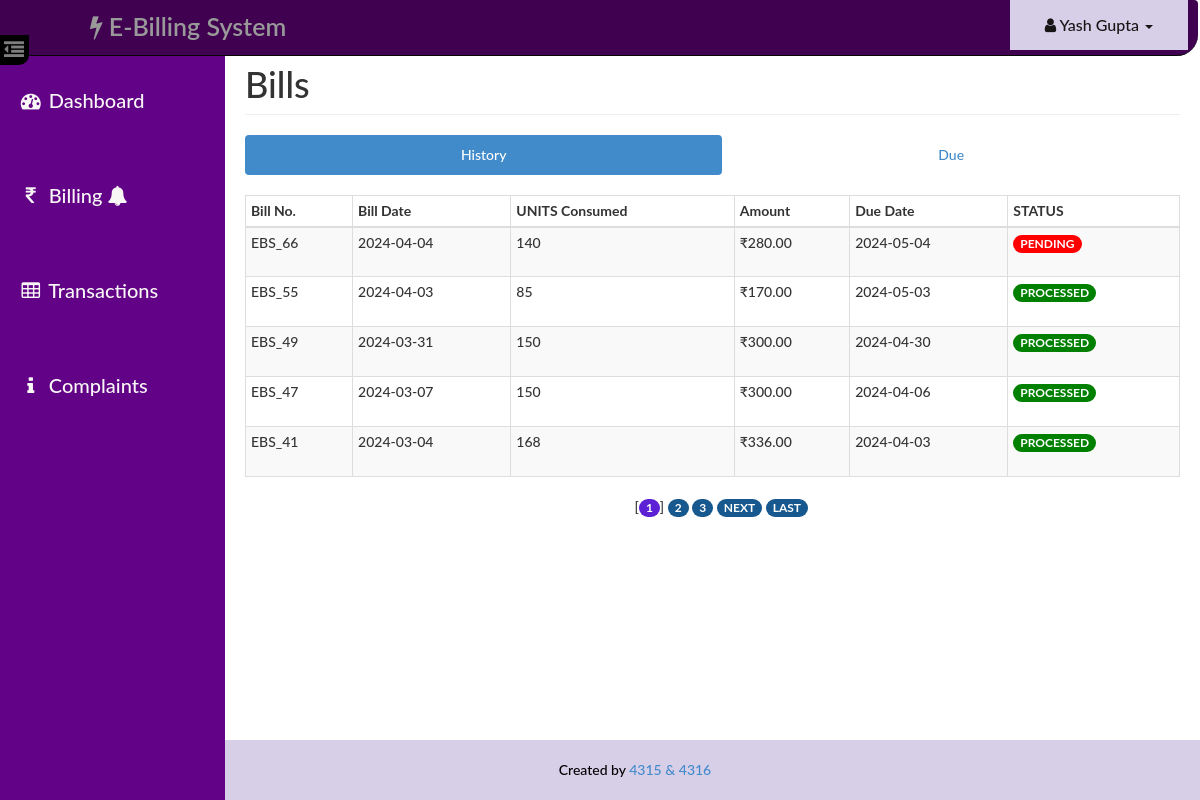
/user/bill.php (signed in), run on the app's committed database.
### tables this page shows
CREATE TABLE `bill` (
  `id` int(14) NOT NULL,
  `aid` int(14) NOT NULL,
  `uid` int(14) NOT NULL,
  `units` int(10) NOT NULL,
  `amount` decimal(10,2) NOT NULL,
  `status` varchar(10) NOT NULL,
  `bdate` date NOT NULL,
  `ddate` date NOT NULL
);

### user/paging1.php (called while the page is built, shortened)
<?php
    $rowsperpage = 5;
    if (isset($_GET['currentpage']) && is_numeric($_GET['currentpage'])) {
       $currentpage = (int) $_GET['currentpage'];
    } else {
       $currentpage = 1;
    }
    $offset = ($currentpage - 1) * $rowsperpage;
 ?>

### Includes/user.php (called while the page is built, shortened)
<?php
    function retrieve_bills_history($id,$offset, $rowsperpage) {
        global $con;
        $query = "SELECT * FROM bill where uid={$id} ";
        $query .= "ORDER BY bdate DESC ";
        $query .= "LIMIT {$offset}, {$rowsperpage} ";
        $result = mysqli_query($con,$query);
        return $result;
    }
 ?>

### user/bill.php (the view, shortened to what this page needs)
<?php
require_once('head_html.php');
require_once('../Includes/session.php');
require_once('../Includes/user.php');
?>
<body>
    <div id="wrapper">
        <?php
            require_once("nav.php");
            require_once("sidebar.php");
        ?>
        <div id="page-content-wrapper">
            <div class="container-fluid">
                <div class="row">
                    <div class="col-lg-12">
                        <h1 class="page-header">
                            Bills
                        </h1>
                        <ul class="nav nav-pills nav-justified">
                            <li class="active"><a href="#history" data-toggle="pill">History</a></li>
                            <li class=""><a href="#due" data-toggle="pill">Due</a></li>
                        </ul>
                        <div class="tab-content">
                            <div class="tab-pane fade in active" id="history">
                                <div class="table-responsive">
                                    <table class="table table-hover table-striped table-bordered table-condensed">
                                        <thead>
                                            <tr>
                                                <th>Bill No.</th>
                                                <th>Bill Date</th>
                                                <th>UNITS Consumed</th>
                                                <th>Amount</th>
                                                <th>Due Date</th>
                                                <th>STATUS</th>
                                            </tr>
                                        </thead>
                                        <tbody>
                                            <?php
                                            include("paging1.php");
                                            $result = retrieve_bills_history($_SESSION['uid'],$offset, $rowsperpage);
                                            while($row = mysqli_fetch_assoc($result)){
                                            ?>
                                                <tr>
                                                    <td height="50"><?php echo 'EBS_'.$row['id'] ?></td>
                                                    <td height="50"><?php echo $row['bdate'] ?></td>
                                                    <td><?php echo $row['units'] ?></td>
                                                    <td><?php echo '₹'.$row['amount'] ?></td>
                                                    <td><?php echo $row['ddate'] ?></td>
                                                    <td><?php if($row['status'] == 'PENDING') { echo'<span class="badge" style="background: red;">'.$row["status"].'</span>'; } else { echo'<span class="badge" style="background: green;">'.$row["status"].'</span>';} ?></td>
                                                </tr>
                                            <?php  } ?>
                                        </tbody>
                                    </table>
                                    <?php include("paging2.php");  ?>
                                </div>
                            </div>
                                            <?php
                                            include("paging1.php");
                                            ?>
                                    <?php include("paging2.php");  ?>
                                </div>
                            </div>
                        </div>
                    </div>
                </div>
            </div>
    <?php
    require_once("footer.php");
    ?>
</body>
</html>

### assets/css/dash_user.css (style rules this page uses)
body, html { width: 100%; height: 100%; }
body, h1, h2, h3, h4, h5, h6 { font-family: "Lato","Helvetica Neue",Helvetica,Arial,sans-serif; font-weight: 500; }
#wrapper { padding-left: 10px; padding-top: 5px; -webkit-transition: all 0.5s ease; -moz-transition: all 0.5s ease; -o-transition: all 0.5s ease; transition: all 0.5s ease; }
#page-content-wrapper { width: 100%; padding: 15px; min-height:580px; }
@media (min-width:768px) { #wrapper { padding-left: 225px; } }
@media (min-width:768px) { #page-content-wrapper { padding: 20px; } }
.table-responsive { padding-top: 20px; padding-bottom: 20px; }

### data on the page
bill: id "66", bdate "2024-04-04", units "140", amount "280.00", ddate "2024-05-04", status "PENDING"
bill: id "55", bdate "2024-04-03", units "85", amount "170.00", ddate "2024-05-03", status "PROCESSED"
bill: id "49", bdate "2024-03-31", units "150", amount "300.00", ddate "2024-04-30", status "PROCESSED"
bill: id "47", bdate "2024-03-07", units "150", amount "300.00", ddate "2024-04-06", status "PROCESSED"
bill: id "41", bdate "2024-03-04", units "168", amount "336.00", ddate "2024-04-03", status "PROCESSED"

### other printed values
$user "Yash Gupta"
